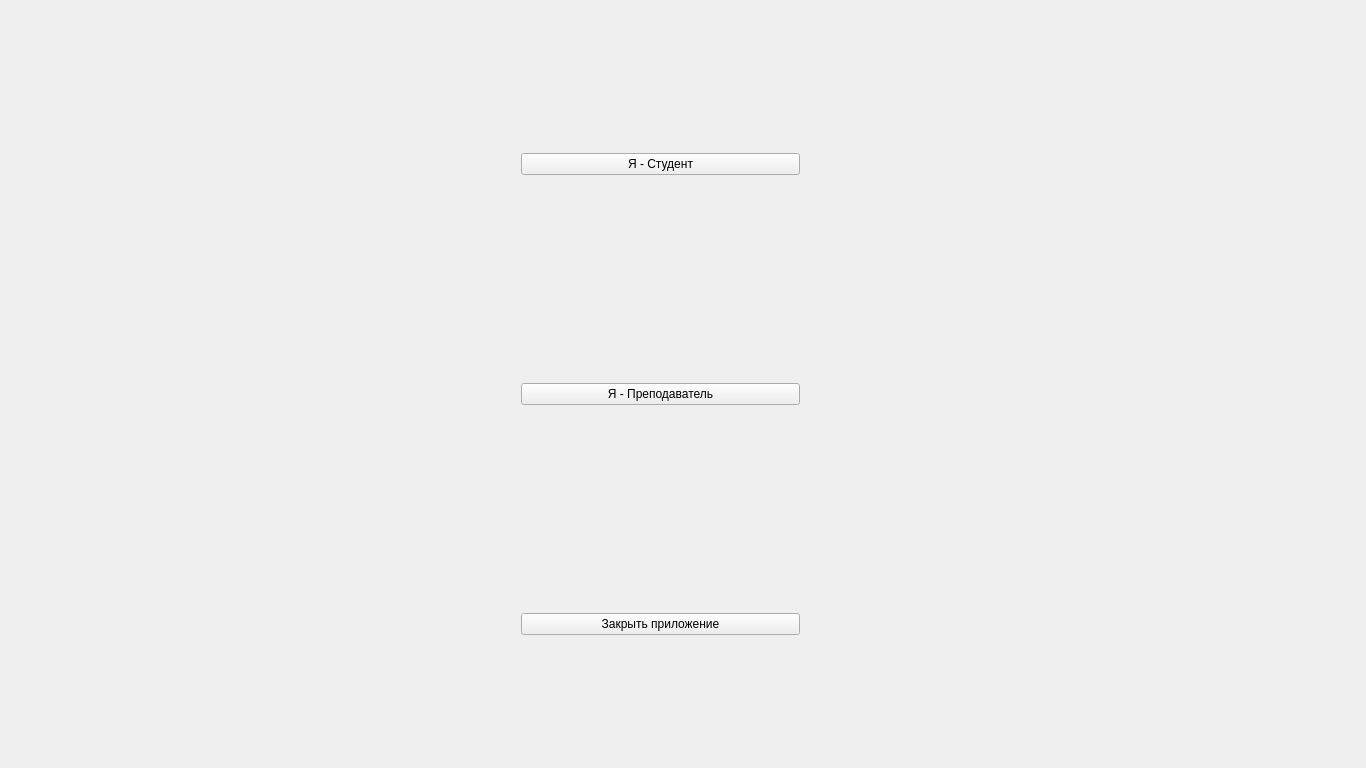
<?xml version="1.0" encoding="UTF-8"?>
<ui version="4.0">
 <class>MainWindow</class>
 <widget class="QMainWindow" name="MainWindow">
  <property name="geometry">
   <rect>
    <x>0</x>
    <y>0</y>
    <width>1366</width>
    <height>768</height>
   </rect>
  </property>
  <property name="windowTitle">
   <string>Shedule</string>
  </property>
  <widget class="QWidget" name="centralWidget">
   <widget class="QWidget" name="layoutWidget">
    <property name="geometry">
     <rect>
      <x>510</x>
      <y>-60</y>
      <width>301</width>
      <height>911</height>
     </rect>
    </property>
    <layout class="QGridLayout" name="gridLayout">
     <item row="0" column="0">
      <widget class="QPushButton" name="pushButton">
       <property name="enabled">
        <bool>true</bool>
       </property>
       <property name="text">
        <string>Я - Студент</string>
       </property>
      </widget>
     </item>
     <item row="1" column="0">
      <widget class="QPushButton" name="pushButton_2">
       <property name="text">
        <string>Я - Преподаватель</string>
       </property>
      </widget>
     </item>
     <item row="2" column="0">
      <widget class="QPushButton" name="pushButton_3">
       <property name="text">
        <string>Закрыть приложение</string>
       </property>
      </widget>
     </item>
    </layout>
   </widget>
  </widget>
 </widget>
 <layoutdefault spacing="6" margin="11"/>
 <resources/>
 <connections/>
</ui>
